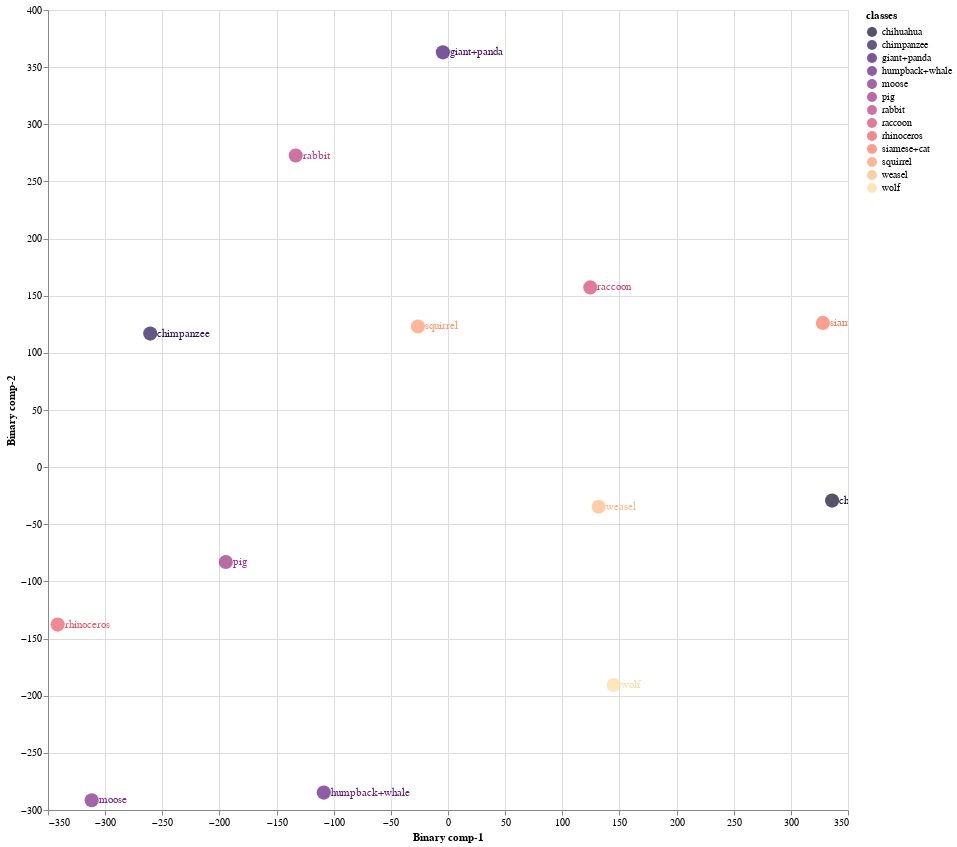
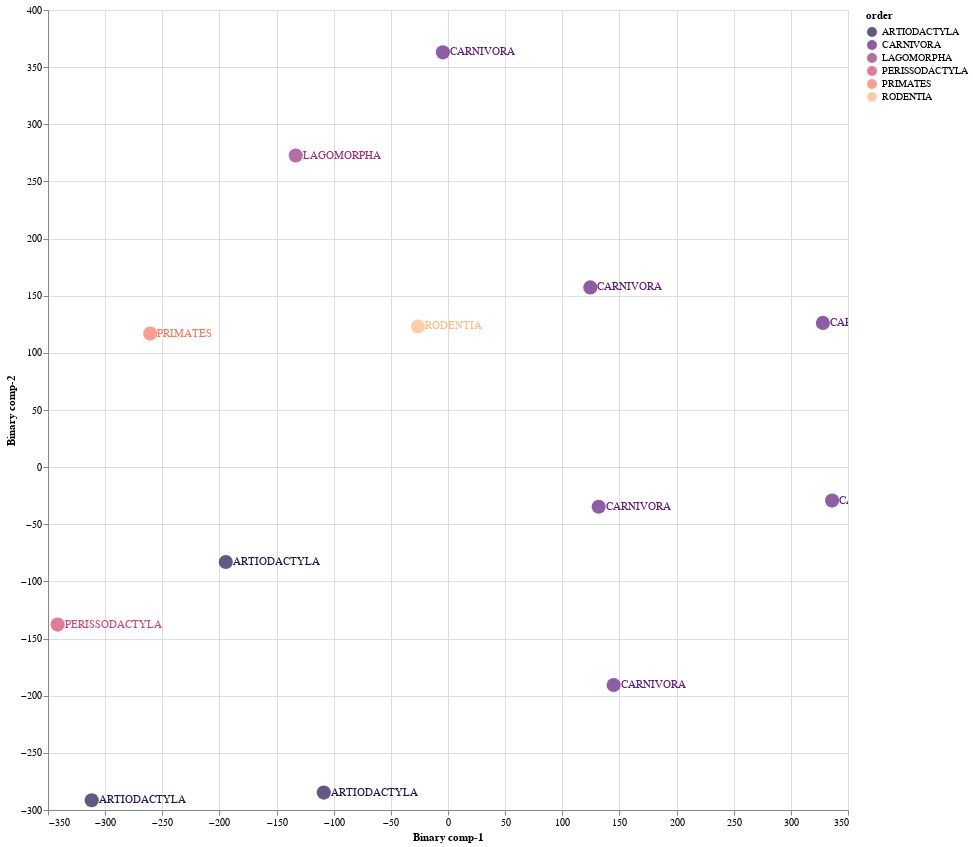

Source (notebook cell) for these figures, in order:
### Markdown cell above
### 8.3 Train Validation Split 03

### Code cell
Train03 = CZSL(mode = "Train", 
               split = 3, 
               DNN = ProjectionNetwork1, 
               epochs = 40, 
               bs = 8, 
               numunits = 1024, 
               lr = 0.1, 
               optimiser = nn.Sigmoid(), 
               dropout = 0.2, 
               mom = 0, 
               wd = 0,  
               device = 'cuda', 
               checkpoint = CP3, 
               pred_type = 'Probabilistic', 
               dist_type = 'cosine')

#mode
#1. "Train" - Use Train Val split
#2. "Test" - For Unseen Test Data

#split
# 1 -Train/Val Split 1
# 2 -Train/Val Split 2
# 3 -Train/Val Split 2

#pred_type
#1. "Probabilistic" - continous real numbers giving probability for prdiction to be 1
#2. "Deterministic" - 1 or 0 prediction values

#dist_type
#1. euclidean
#2. cosine
#3. hamming
#4. jaccard

### Figure 1 — Vega-Lite specification as saved in the notebook (floating-point values rounded to 4 significant figures)
{"config": {"view": {"continuousWidth": 400, "continuousHeight": 300}}, "layer": [{"mark": {"type": "circle", "size": 200}, "encoding": {"color": {"field": "classes", "scale": {"scheme": "Magma"}, "type": "nominal"}, "x": {"field": "Binary comp-1", "type": "quantitative"}, "y": {"field": "Binary comp-2", "type": "quantitative"}}, "height": 800, "selection": {"selector007": {"type": "interval", "bind": "scales", "encodings": ["x", "y"]}}, "width": 800}, {"mark": {"type": "text", "align": "left", "baseline": "middle", "dx": 7}, "encoding": {"color": {"field": "classes", "scale": {"scheme": "Magma"}, "type": "nominal"}, "text": {"field": "classes", "type": "nominal"}, "x": {"field": "Binary comp-1", "type": "quantitative"}, "y": {"field": "Binary comp-2", "type": "quantitative"}}, "height": 800, "width": 800}], "data": {"name": "data-4d42c757b07058bc02b1ad876be5d7f7"}, "$schema": "https://vega.github.io/schema/vega-lite/v4.17.0.json", "datasets": {"data-4d42c757b07058bc02b1ad876be5d7f7": [{"Binary comp-1": 328.0, "Binary comp-2": 126.2, "classes": "siamese+cat", "sciName": "Felis_catus", "animal_label": 10, "animal_class": "siamese+cat", "mainCommonName": "Domestic Cat", "otherCommonNames": "Cat", "class": "Mammalia", "infraclass": "Placentalia", "magnorder": "Boreoeutheria", "superorder": "Laurasiatheria", "order": "CARNIVORA", "suborder": "FELIFORMIA", "infraorder": "FELOIDEA", "parvorder": null, "superfamily": null, "family": "FELIDAE", "subfamily": "FELINAE", "tribe": null, "genus": "Felis"}, {"Binary comp-1": -311.8, "Binary comp-2": -291.4, "classes": "moose", "sciName": "Alces_alces", "animal_label": 16, "animal_class": "moose", "mainCommonName": "Moose", "otherCommonNames": "Elk|Eurasian Elk|Caucasian Moose", "class": "Mammalia", "infraclass": "Placentalia", "magnorder": "Boreoeutheria", "superorder": "Laurasiatheria", "order": "ARTIODACTYLA", "suborder": "RUMINANTIA", "infraorder": "PECORA", "parvorder": null, "superfamily": null, "family": "CERVIDAE", "subfamily": "CAPREOLINAE", "tribe": "ALCEINI", "genus": "Alces"}, {"Binary comp-1": -108.7, "Binary comp-2": -284.7, "classes": "humpback+whale", "sciName": "Megaptera_novaeangliae", "animal_label": 18, "animal_class": "humpback+whale", "mainCommonName": "Humpback Whale", "otherCommonNames": "Bunch Whale|Hump Whale|Hunchback Whale", "class": "Mammalia", "infraclass": "Placentalia", "magnorder": "Boreoeutheria", "superorder": "Laurasiatheria", "order": "ARTIODACTYLA", "suborder": "WHIPPOMORPHA", "infraorder": "CETACEA", "parvorder": "MYSTICETI", "superfamily": null, "family": "BALAENOPTERIDAE", "subfamily": null, "tribe": null, "genus": "Megaptera"}, {"Binary comp-1": -260.5, "Binary comp-2": 116.9, "classes": "chimpanzee", "sciName": "Pan_troglodytes", "animal_label": 25, "animal_class": "chimpanzee", "mainCommonName": "Chimpanzee", "otherCommonNames": "Chimpanzee|Common Chimpanzee|Robust Chimpanzee|Central Chimpanzee|Eastern Chimpanzee|Nigeria-Cameroon Chimpanzee|Western Chimpanzee", "class": "Mammalia", "infraclass": "Placentalia", "magnorder": "Boreoeutheria", "superorder": "Euarchontoglires", "order": "PRIMATES", "suborder": "HAPLORHINI", "infraorder": "SIMIIFORMES", "parvorder": "CATARRHINI", "superfamily": "HOMINOIDEA", "family": "HOMINIDAE", "subfamily": "HOMININAE", "tribe": null, "genus": "Pan"}, {"Binary comp-1": -26.28, "Binary comp-2": 123.1, "classes": "squirrel", "sciName": "Sciurus_aberti", "animal_label": 27, "animal_class": "squirrel", "mainCommonName": "Abert's Squirrel", "otherCommonNames": "Tassel-eared Squirrel|Kaibab Squirrel", "class": "Mammalia", "infraclass": "Placentalia", "magnorder": "Boreoeutheria", "superorder": "Euarchontoglires", "order": "RODENTIA", "suborder": "SCIUROMORPHA", "infraorder": null, "parvorder": null, "superfamily": null, "family": "SCIURIDAE", "subfamily": "SCIURINAE", "tribe": "SCIURINI", "genus": "Sciurus"}, {"Binary comp-1": -341.6, "Binary comp-2": -137.7, "classes": "rhinoceros", "sciName": "Rhinoceros_unicornis", "animal_label": 28, "animal_class": "rhinoceros", "mainCommonName": "Greater One-horned Rhinoceros", "otherCommonNames": "Indian Rhinoceros", "class": "Mammalia", "infraclass": "Placentalia", "magnorder": "Boreoeutheria", "superorder": "Laurasiatheria", "order": "PERISSODACTYLA", "suborder": "CERATOMORPHA", "infraorder": null, "parvorder": null, "superfamily": null, "family": "RHINOCEROTIDAE", "subfamily": null, "tribe": null, "genus": "Rhinoceros"}, {"Binary comp-1": -133.2, "Binary comp-2": 272.7, "classes": "rabbit", "sciName": "Pentalagus_furnessi", "animal_label": 29, "animal_class": "rabbit", "mainCommonName": "Amami Rabbit", "otherCommonNames": "Ryukyu Rabbit", "class": "Mammalia", "infraclass": "Placentalia", "magnorder": "Boreoeutheria", "superorder": "Euarchontoglires", "order": "LAGOMORPHA", "suborder": null, "infraorder": null, "parvorder": null, "superfamily": null, "family": "LEPORIDAE", "subfamily": null, "tribe": null, "genus": "Pentalagus"}, {"Binary comp-1": 144.9, "Binary comp-2": -190.6, "classes": "wolf", "sciName": "Canis_lupus", "animal_label": 32, "animal_class": "wolf", "mainCommonName": "Gray Wolf", "otherCommonNames": "Wolf|Timber Wolf|Tundra Wolf|Arctic Wolf", "class": "Mammalia", "infraclass": "Placentalia", "magnorder": "Boreoeutheria", "superorder": "Laurasiatheria", "order": "CARNIVORA", "suborder": "CANIFORMIA", "infraorder": "CANOIDEA", "parvorder": null, "superfamily": null, "family": "CANIDAE", "subfamily": null, "tribe": null, "genus": "Canis"}, {"Binary comp-1": 336.1, "Binary comp-2": -29.27, "classes": "chihuahua", "sciName": "Canis_familiaris", "animal_label": 33, "animal_class": "chihuahua", "mainCommonName": "Domestic Dog", "otherCommonNames": "Dog|Dingo|Feral Dog|New Guinea Singing Dog|Village Dog", "class": "Mammalia", "infraclass": "Placentalia", "magnorder": "Boreoeutheria", "superorder": "Laurasiatheria", "order": "CARNIVORA", "suborder": "CANIFORMIA", "infraorder": "CANOIDEA", "parvorder": null, "superfamily": null, "family": "CANIDAE", "subfamily": null, "tribe": null, "genus": "Canis"}, {"Binary comp-1": 131.8, "Binary comp-2": -34.65, "classes": "weasel", "sciName": "Poecilogale_albinucha", "animal_label": 35, "animal_class": "weasel", "mainCommonName": "African Striped Weasel", "otherCommonNames": null, "class": "Mammalia", "infraclass": "Placentalia", "magnorder": "Boreoeutheria", "superorder": "Laurasiatheria", "order": "CARNIVORA", "suborder": "CANIFORMIA", "infraorder": "ARCTOIDEA", "parvorder": null, "superfamily": "MUSTELOIDEA", "family": "MUSTELIDAE", "subfamily": "ICTONYCHINAE", "tribe": null, "genus": "Poecilogale"}, {"Binary comp-1": -4.457, "Binary comp-2": 363.0, "classes": "giant+panda", "sciName": "Ailuropoda_melanoleuca", "animal_label": 39, "animal_class": "giant+panda", "mainCommonName": "Giant Panda", "otherCommonNames": "Da Xiong Mao", "class": "Mammalia", "infraclass": "Placentalia", "magnorder": "Boreoeutheria", "superorder": "Laurasiatheria", "order": "CARNIVORA", "suborder": "CANIFORMIA", "infraorder": "ARCTOIDEA", "parvorder": null, "superfamily": "URSOIDEA", "family": "URSIDAE", "subfamily": "AILUROPODINAE", "tribe": null, "genus": "Ailuropoda"}, {"Binary comp-1": -194.4, "Binary comp-2": -83.0, "classes": "pig", "sciName": "Sus_domesticus", "animal_label": 42, "animal_class": "pig", "mainCommonName": "Domestic Pig", "otherCommonNames": "Hog|Pig|Swine", "class": "Mammalia", "infraclass": "Placentalia", "magnorder": "Boreoeutheria", "superorder": "Laurasiatheria", "order": "ARTIODACTYLA", "suborder": "SUINA", "infraorder": null, "parvorder": null, "superfamily": null, "family": "SUIDAE", "subfamily": null, "tribe": null, "genus": "Sus"}, {"Binary comp-1": 124.5, "Binary comp-2": 157.3, "classes": "raccoon", "sciName": "Procyon_lotor", "animal_label": 48, "animal_class": "raccoon", "mainCommonName": "Northern Raccoon", "otherCommonNames": "Common Raccoon", "class": "Mammalia", "infraclass": "Placentalia", "magnorder": "Boreoeutheria", "superorder": "Laurasiatheria", "order": "CARNIVORA", "suborder": "CANIFORMIA", "infraorder": "ARCTOIDEA", "parvorder": null, "superfamily": "MUSTELOIDEA", "family": "PROCYONIDAE", "subfamily": null, "tribe": null, "genus": "Procyon"}]}}

### Figure 2 — Vega-Lite specification as saved in the notebook (floating-point values rounded to 4 significant figures)
{"config": {"view": {"continuousWidth": 400, "continuousHeight": 300}}, "layer": [{"mark": {"type": "circle", "size": 200}, "encoding": {"color": {"field": "order", "scale": {"scheme": "Magma"}, "type": "nominal"}, "x": {"field": "Binary comp-1", "type": "quantitative"}, "y": {"field": "Binary comp-2", "type": "quantitative"}}, "height": 800, "selection": {"selector008": {"type": "interval", "bind": "scales", "encodings": ["x", "y"]}}, "width": 800}, {"mark": {"type": "text", "align": "left", "baseline": "middle", "dx": 7}, "encoding": {"color": {"field": "order", "scale": {"scheme": "Magma"}, "type": "nominal"}, "text": {"field": "order", "type": "nominal"}, "x": {"field": "Binary comp-1", "type": "quantitative"}, "y": {"field": "Binary comp-2", "type": "quantitative"}}, "height": 800, "width": 800}], "data": {"name": "data-4d42c757b07058bc02b1ad876be5d7f7"}, "$schema": "https://vega.github.io/schema/vega-lite/v4.17.0.json", "datasets": {"data-4d42c757b07058bc02b1ad876be5d7f7": [{"Binary comp-1": 328.0, "Binary comp-2": 126.2, "classes": "siamese+cat", "sciName": "Felis_catus", "animal_label": 10, "animal_class": "siamese+cat", "mainCommonName": "Domestic Cat", "otherCommonNames": "Cat", "class": "Mammalia", "infraclass": "Placentalia", "magnorder": "Boreoeutheria", "superorder": "Laurasiatheria", "order": "CARNIVORA", "suborder": "FELIFORMIA", "infraorder": "FELOIDEA", "parvorder": null, "superfamily": null, "family": "FELIDAE", "subfamily": "FELINAE", "tribe": null, "genus": "Felis"}, {"Binary comp-1": -311.8, "Binary comp-2": -291.4, "classes": "moose", "sciName": "Alces_alces", "animal_label": 16, "animal_class": "moose", "mainCommonName": "Moose", "otherCommonNames": "Elk|Eurasian Elk|Caucasian Moose", "class": "Mammalia", "infraclass": "Placentalia", "magnorder": "Boreoeutheria", "superorder": "Laurasiatheria", "order": "ARTIODACTYLA", "suborder": "RUMINANTIA", "infraorder": "PECORA", "parvorder": null, "superfamily": null, "family": "CERVIDAE", "subfamily": "CAPREOLINAE", "tribe": "ALCEINI", "genus": "Alces"}, {"Binary comp-1": -108.7, "Binary comp-2": -284.7, "classes": "humpback+whale", "sciName": "Megaptera_novaeangliae", "animal_label": 18, "animal_class": "humpback+whale", "mainCommonName": "Humpback Whale", "otherCommonNames": "Bunch Whale|Hump Whale|Hunchback Whale", "class": "Mammalia", "infraclass": "Placentalia", "magnorder": "Boreoeutheria", "superorder": "Laurasiatheria", "order": "ARTIODACTYLA", "suborder": "WHIPPOMORPHA", "infraorder": "CETACEA", "parvorder": "MYSTICETI", "superfamily": null, "family": "BALAENOPTERIDAE", "subfamily": null, "tribe": null, "genus": "Megaptera"}, {"Binary comp-1": -260.5, "Binary comp-2": 116.9, "classes": "chimpanzee", "sciName": "Pan_troglodytes", "animal_label": 25, "animal_class": "chimpanzee", "mainCommonName": "Chimpanzee", "otherCommonNames": "Chimpanzee|Common Chimpanzee|Robust Chimpanzee|Central Chimpanzee|Eastern Chimpanzee|Nigeria-Cameroon Chimpanzee|Western Chimpanzee", "class": "Mammalia", "infraclass": "Placentalia", "magnorder": "Boreoeutheria", "superorder": "Euarchontoglires", "order": "PRIMATES", "suborder": "HAPLORHINI", "infraorder": "SIMIIFORMES", "parvorder": "CATARRHINI", "superfamily": "HOMINOIDEA", "family": "HOMINIDAE", "subfamily": "HOMININAE", "tribe": null, "genus": "Pan"}, {"Binary comp-1": -26.28, "Binary comp-2": 123.1, "classes": "squirrel", "sciName": "Sciurus_aberti", "animal_label": 27, "animal_class": "squirrel", "mainCommonName": "Abert's Squirrel", "otherCommonNames": "Tassel-eared Squirrel|Kaibab Squirrel", "class": "Mammalia", "infraclass": "Placentalia", "magnorder": "Boreoeutheria", "superorder": "Euarchontoglires", "order": "RODENTIA", "suborder": "SCIUROMORPHA", "infraorder": null, "parvorder": null, "superfamily": null, "family": "SCIURIDAE", "subfamily": "SCIURINAE", "tribe": "SCIURINI", "genus": "Sciurus"}, {"Binary comp-1": -341.6, "Binary comp-2": -137.7, "classes": "rhinoceros", "sciName": "Rhinoceros_unicornis", "animal_label": 28, "animal_class": "rhinoceros", "mainCommonName": "Greater One-horned Rhinoceros", "otherCommonNames": "Indian Rhinoceros", "class": "Mammalia", "infraclass": "Placentalia", "magnorder": "Boreoeutheria", "superorder": "Laurasiatheria", "order": "PERISSODACTYLA", "suborder": "CERATOMORPHA", "infraorder": null, "parvorder": null, "superfamily": null, "family": "RHINOCEROTIDAE", "subfamily": null, "tribe": null, "genus": "Rhinoceros"}, {"Binary comp-1": -133.2, "Binary comp-2": 272.7, "classes": "rabbit", "sciName": "Pentalagus_furnessi", "animal_label": 29, "animal_class": "rabbit", "mainCommonName": "Amami Rabbit", "otherCommonNames": "Ryukyu Rabbit", "class": "Mammalia", "infraclass": "Placentalia", "magnorder": "Boreoeutheria", "superorder": "Euarchontoglires", "order": "LAGOMORPHA", "suborder": null, "infraorder": null, "parvorder": null, "superfamily": null, "family": "LEPORIDAE", "subfamily": null, "tribe": null, "genus": "Pentalagus"}, {"Binary comp-1": 144.9, "Binary comp-2": -190.6, "classes": "wolf", "sciName": "Canis_lupus", "animal_label": 32, "animal_class": "wolf", "mainCommonName": "Gray Wolf", "otherCommonNames": "Wolf|Timber Wolf|Tundra Wolf|Arctic Wolf", "class": "Mammalia", "infraclass": "Placentalia", "magnorder": "Boreoeutheria", "superorder": "Laurasiatheria", "order": "CARNIVORA", "suborder": "CANIFORMIA", "infraorder": "CANOIDEA", "parvorder": null, "superfamily": null, "family": "CANIDAE", "subfamily": null, "tribe": null, "genus": "Canis"}, {"Binary comp-1": 336.1, "Binary comp-2": -29.27, "classes": "chihuahua", "sciName": "Canis_familiaris", "animal_label": 33, "animal_class": "chihuahua", "mainCommonName": "Domestic Dog", "otherCommonNames": "Dog|Dingo|Feral Dog|New Guinea Singing Dog|Village Dog", "class": "Mammalia", "infraclass": "Placentalia", "magnorder": "Boreoeutheria", "superorder": "Laurasiatheria", "order": "CARNIVORA", "suborder": "CANIFORMIA", "infraorder": "CANOIDEA", "parvorder": null, "superfamily": null, "family": "CANIDAE", "subfamily": null, "tribe": null, "genus": "Canis"}, {"Binary comp-1": 131.8, "Binary comp-2": -34.65, "classes": "weasel", "sciName": "Poecilogale_albinucha", "animal_label": 35, "animal_class": "weasel", "mainCommonName": "African Striped Weasel", "otherCommonNames": null, "class": "Mammalia", "infraclass": "Placentalia", "magnorder": "Boreoeutheria", "superorder": "Laurasiatheria", "order": "CARNIVORA", "suborder": "CANIFORMIA", "infraorder": "ARCTOIDEA", "parvorder": null, "superfamily": "MUSTELOIDEA", "family": "MUSTELIDAE", "subfamily": "ICTONYCHINAE", "tribe": null, "genus": "Poecilogale"}, {"Binary comp-1": -4.457, "Binary comp-2": 363.0, "classes": "giant+panda", "sciName": "Ailuropoda_melanoleuca", "animal_label": 39, "animal_class": "giant+panda", "mainCommonName": "Giant Panda", "otherCommonNames": "Da Xiong Mao", "class": "Mammalia", "infraclass": "Placentalia", "magnorder": "Boreoeutheria", "superorder": "Laurasiatheria", "order": "CARNIVORA", "suborder": "CANIFORMIA", "infraorder": "ARCTOIDEA", "parvorder": null, "superfamily": "URSOIDEA", "family": "URSIDAE", "subfamily": "AILUROPODINAE", "tribe": null, "genus": "Ailuropoda"}, {"Binary comp-1": -194.4, "Binary comp-2": -83.0, "classes": "pig", "sciName": "Sus_domesticus", "animal_label": 42, "animal_class": "pig", "mainCommonName": "Domestic Pig", "otherCommonNames": "Hog|Pig|Swine", "class": "Mammalia", "infraclass": "Placentalia", "magnorder": "Boreoeutheria", "superorder": "Laurasiatheria", "order": "ARTIODACTYLA", "suborder": "SUINA", "infraorder": null, "parvorder": null, "superfamily": null, "family": "SUIDAE", "subfamily": null, "tribe": null, "genus": "Sus"}, {"Binary comp-1": 124.5, "Binary comp-2": 157.3, "classes": "raccoon", "sciName": "Procyon_lotor", "animal_label": 48, "animal_class": "raccoon", "mainCommonName": "Northern Raccoon", "otherCommonNames": "Common Raccoon", "class": "Mammalia", "infraclass": "Placentalia", "magnorder": "Boreoeutheria", "superorder": "Laurasiatheria", "order": "CARNIVORA", "suborder": "CANIFORMIA", "infraorder": "ARCTOIDEA", "parvorder": null, "superfamily": "MUSTELOIDEA", "family": "PROCYONIDAE", "subfamily": null, "tribe": null, "genus": "Procyon"}]}}
